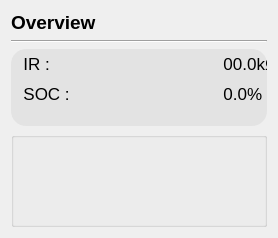
          <widget class="QWidget" name="pageOverview">
           <layout class="QVBoxLayout" name="verticalLayout_12">
            <item>
             <layout class="QHBoxLayout" name="horizontalLayout_17">
              <property name="topMargin">
               <number>0</number>
              </property>
              <item>
               <widget class="QLabel" name="labelOverview">
                <property name="font">
                 <font>
                  <pointsize>14</pointsize>
                  <weight>75</weight>
                  <bold>true</bold>
                 </font>
                </property>
                <property name="text">
                 <string>Overview</string>
                </property>
               </widget>
              </item>
             </layout>
            </item>
            <item>
             <widget class="Line" name="line_10">
              <property name="orientation">
               <enum>Qt::Horizontal</enum>
              </property>
             </widget>
            </item>
            <item>
             <widget class="QTableWidget" name="tableWidgetOverview">
              <property name="maximumSize">
               <size>
                <width>16777215</width>
                <height>77</height>
               </size>
              </property>
              <property name="font">
               <font>
                <family>Arial</family>
                <pointsize>13</pointsize>
               </font>
              </property>
              <property name="mouseTracking">
               <bool>true</bool>
              </property>
              <property name="focusPolicy">
               <enum>Qt::NoFocus</enum>
              </property>
              <property name="styleSheet">
               <string notr="true">QTableWidget{
	background-color:rgba(211, 211, 211, 110);
	border-width: 5px;
	border-radius: 15px;
	border-color: rgb(57, 57, 57);
}
</string>
              </property>
              <property name="frameShape">
               <enum>QFrame::NoFrame</enum>
              </property>
              <property name="horizontalScrollBarPolicy">
               <enum>Qt::ScrollBarAlwaysOff</enum>
              </property>
              <property name="autoScroll">
               <bool>false</bool>
              </property>
              <property name="editTriggers">
               <set>QAbstractItemView::NoEditTriggers</set>
              </property>
              <property name="selectionMode">
               <enum>QAbstractItemView::SingleSelection</enum>
              </property>
              <property name="selectionBehavior">
               <enum>QAbstractItemView::SelectColumns</enum>
              </property>
              <property name="verticalScrollMode">
               <enum>QAbstractItemView::ScrollPerPixel</enum>
              </property>
              <property name="horizontalScrollMode">
               <enum>QAbstractItemView::ScrollPerPixel</enum>
              </property>
              <property name="showGrid">
               <bool>false</bool>
              </property>
              <property name="rowCount">
               <number>2</number>
              </property>
              <property name="columnCount">
               <number>12</number>
              </property>
              <attribute name="horizontalHeaderVisible">
               <bool>false</bool>
              </attribute>
              <attribute name="horizontalHeaderDefaultSectionSize">
               <number>200</number>
              </attribute>
              <attribute name="verticalHeaderVisible">
               <bool>false</bool>
              </attribute>
              <row/>
              <row/>
              <column/>
              <column/>
              <column/>
              <column/>
              <column/>
              <column/>
              <column/>
              <column/>
              <column/>
              <column/>
              <column/>
              <column/>
              <item row="0" column="0">
               <property name="text">
                <string>  IR :</string>
               </property>
              </item>
              <item row="0" column="1">
               <property name="text">
                <string>  00.0kΩ</string>
               </property>
              </item>
              <item row="0" column="2">
               <property name="text">
                <string>        Max Cell Voltage :</string>
               </property>
              </item>
              <item row="0" column="3">
               <property name="text">
                <string>  0.000V</string>
               </property>
              </item>
              <item row="0" column="4">
               <property name="text">
                <string>        Max Cell Temp :</string>
               </property>
              </item>
              <item row="0" column="5">
               <property name="text">
                <string>  0.0℃</string>
               </property>
              </item>
              <item row="0" column="6">
               <property name="text">
                <string>        SOH :</string>
               </property>
              </item>
              <item row="0" column="7">
               <property name="text">
                <string>  0.0%</string>
               </property>
              </item>
              <item row="0" column="8">
               <property name="text">
                <string>        Charging Capacity Once :</string>
               </property>
              </item>
              <item row="0" column="9">
               <property name="text">
                <string>  0.0KWh</string>
               </property>
              </item>
              <item row="0" column="10">
               <property name="text">
                <string>        Cumulative Charging Capacity :</string>
               </property>
              </item>
              <item row="0" column="11">
               <property name="text">
                <string>  0KWh</string>
               </property>
              </item>
              <item row="1" column="0">
               <property name="text">
                <string>  SOC :</string>
               </property>
              </item>
              <item row="1" column="1">
               <property name="text">
                <string>  0.0%</string>
               </property>
              </item>
              <item row="1" column="2">
               <property name="text">
                <string>        Min Cell Voltage :</string>
               </property>
              </item>
              <item row="1" column="3">
               <property name="text">
                <string>  0.000V</string>
               </property>
              </item>
              <item row="1" column="4">
               <property name="text">
                <string>        Min Cell Temp :</string>
               </property>
              </item>
              <item row="1" column="5">
               <property name="text">
                <string>  0.0℃</string>
               </property>
              </item>
              <item row="1" column="6">
               <property name="text">
                <string>        SOE :</string>
               </property>
              </item>
              <item row="1" column="7">
               <property name="text">
                <string>  0.0%</string>
               </property>
              </item>
              <item row="1" column="8">
               <property name="text">
                <string>        Discharging Capacity Once :</string>
               </property>
              </item>
              <item row="1" column="9">
               <property name="text">
                <string>  0.0KWh</string>
               </property>
              </item>
              <item row="1" column="10">
               <property name="text">
                <string>        Cumulative Discharging Capacity :</string>
               </property>
              </item>
              <item row="1" column="11">
               <property name="text">
                <string>  0KWh</string>
               </property>
              </item>
             </widget>
            </item>
            <item>
             <widget class="QGroupBox" name="overViewGroup">
              <property name="font">
               <font>
                <family>Arial</family>
                <pointsize>14</pointsize>
                <weight>75</weight>
                <bold>true</bold>
               </font>
              </property>
              <property name="styleSheet">
               <string notr="true">QLabel{color:rgb(0, 85, 0);}</string>
              </property>
              <property name="title">
               <string/>
              </property>
              <layout class="QHBoxLayout" name="horizontalLayout_43">
               <item>
                <widget class="QScrollArea" name="scrollArea">
                 <property name="styleSheet">
                  <string notr="true">QAbstractScrollArea#scrollArea{
	background-color: rgba(255, 255, 255, 0);
}</string>
                 </property>
                 <property name="frameShape">
                  <enum>QFrame::NoFrame</enum>
                 </property>
                 <property name="widgetResizable">
                  <bool>true</bool>
                 </property>
                 <widget class="QWidget" name="topologyGraph">
                  <property name="geometry">
                   <rect>
                    <x>0</x>
                    <y>0</y>
                    <width>100</width>
                    <height>30</height>
                   </rect>
                  </property>
                  <property name="styleSheet">
                   <string notr="true">background-color: rgba(255, 255, 255, 0);</string>
                  </property>
                 </widget>
                </widget>
               </item>
              </layout>
             </widget>
            </item>
           </layout>
          </widget>
